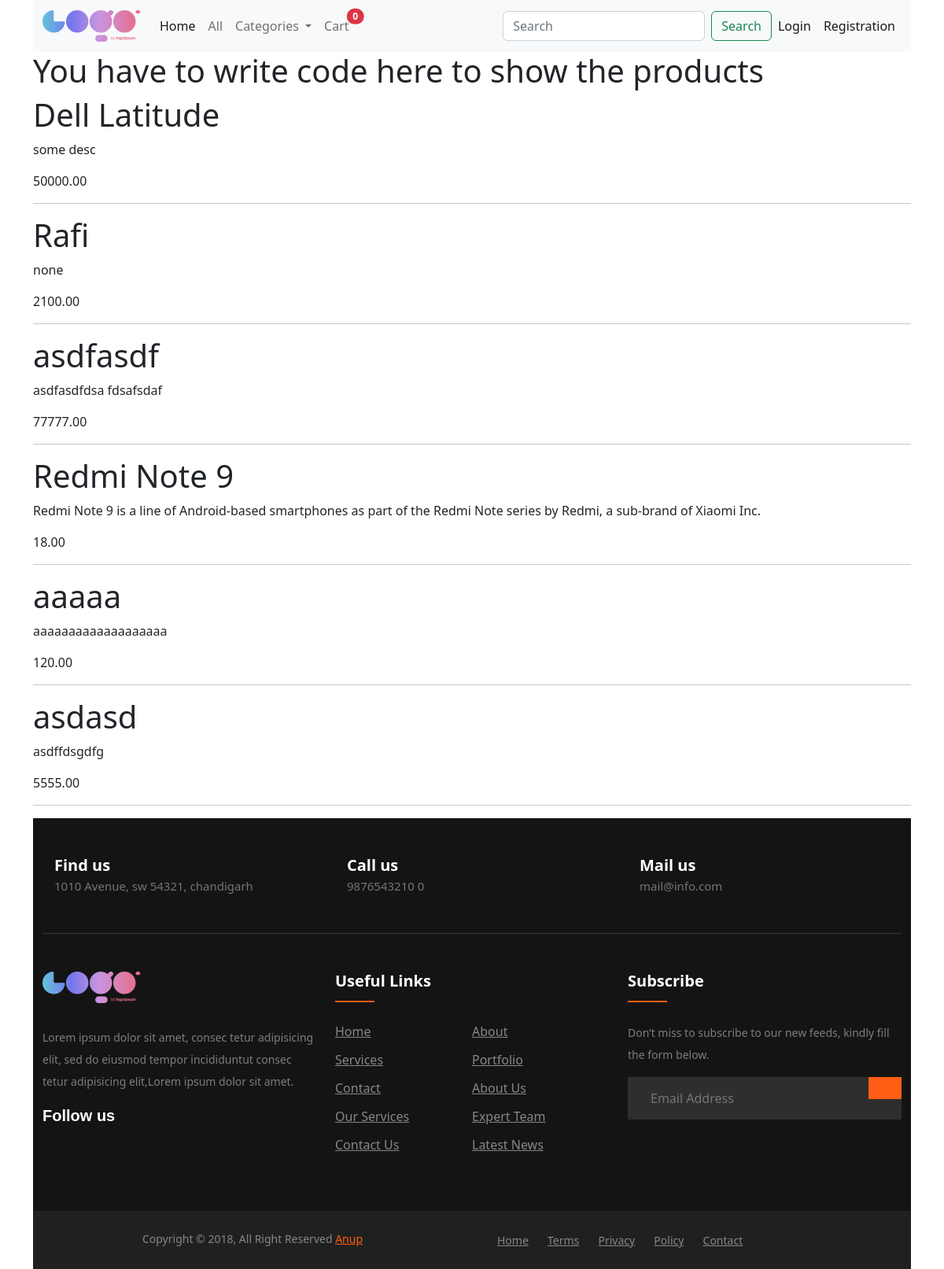
Page /all-products.php on the committed database.
### tables this page shows
CREATE TABLE `products` (
  `id` int(11) NOT NULL,
  `sku` varchar(128) NOT NULL,
  `category_id` int(11) NOT NULL,
  `subcategory_id` int(11) NOT NULL,
  `name` varchar(256) NOT NULL,
  `description` text NOT NULL,
  `price` float(10,2) NOT NULL,
  `quantity` int(11) NOT NULL,
  `images` varchar(512) NOT NULL,
  `discount` int(11) NOT NULL DEFAULT 0,
  `hot` set('0','1') NOT NULL DEFAULT '1',
  `created_at` timestamp NOT NULL DEFAULT current_timestamp()
);

### all-products.php (the view, shortened to what this page needs)
<?php
require "inc/connection.php";
$s = "select * from products where 1 order by created_at desc";
$r = $conn->query($s);
?>
<!DOCTYPE html>
<html lang="en">
<head>
    <link rel="stylesheet" href="assets/css/bootstrap.min.css">
    <link rel="stylesheet" href="assets/css/lightbox.min.css">
    <link rel="stylesheet" href="assets/css/footer.css">
</head>
<body>
    <div class="container">
<?php include "inc/navbar.php";?>
<h1>You have to write code here to show the products</h1>
<?php
while($row = $r->fetch_assoc()){
    echo "<h1>".$row['name']."</h1>";
    echo "<p>".$row['description']."</p>";
    echo "<p>".$row['price']."</p>";
    echo "<hr>";
}
?>
<?php include "inc/footer.php"; ?>
</body>
</html>

### rows in the picture
products: name "Dell Latitude", description "some desc", price "50000.00"
products: name "Rafi", description "none", price "2100.00"
products: name "asdfasdf", description "asdfasdfdsa fdsafsdaf", price "77777.00"
products: name "Redmi Note 9", description "Redmi Note 9 is a line of Android-based smartphones as part of the Redmi Note series by Redmi, a sub-brand of Xiaomi Inc.", price "18.00"
products: name "aaaaa", description "aaaaaaaaaaaaaaaaaaa", price "120.00"
products: name "asdasd", description "asdffdsgdfg", price "5555.00"
